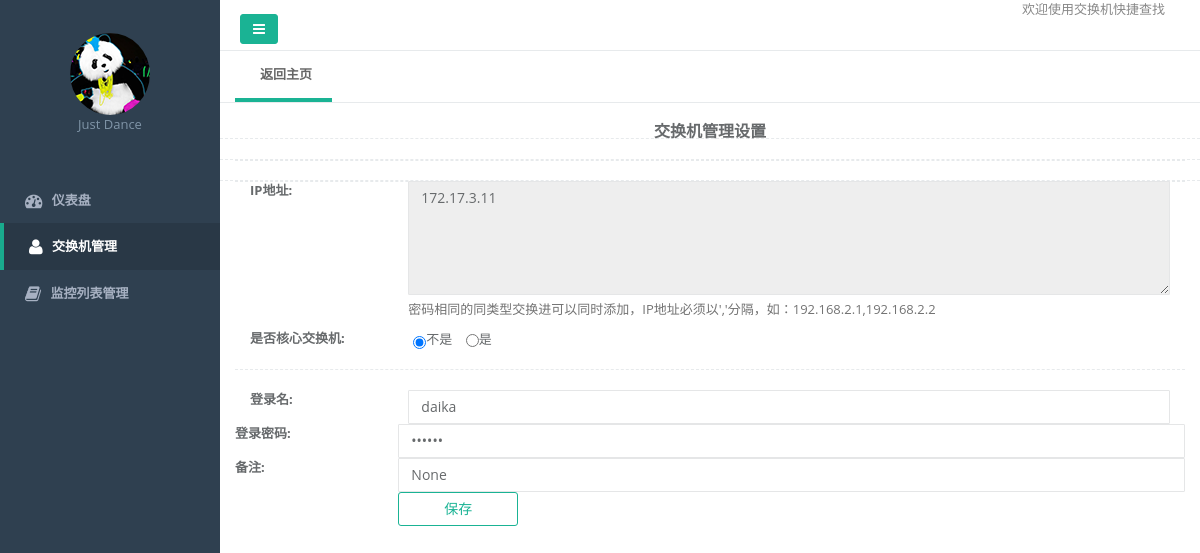
The app's page /switch/set?id=13, older data.
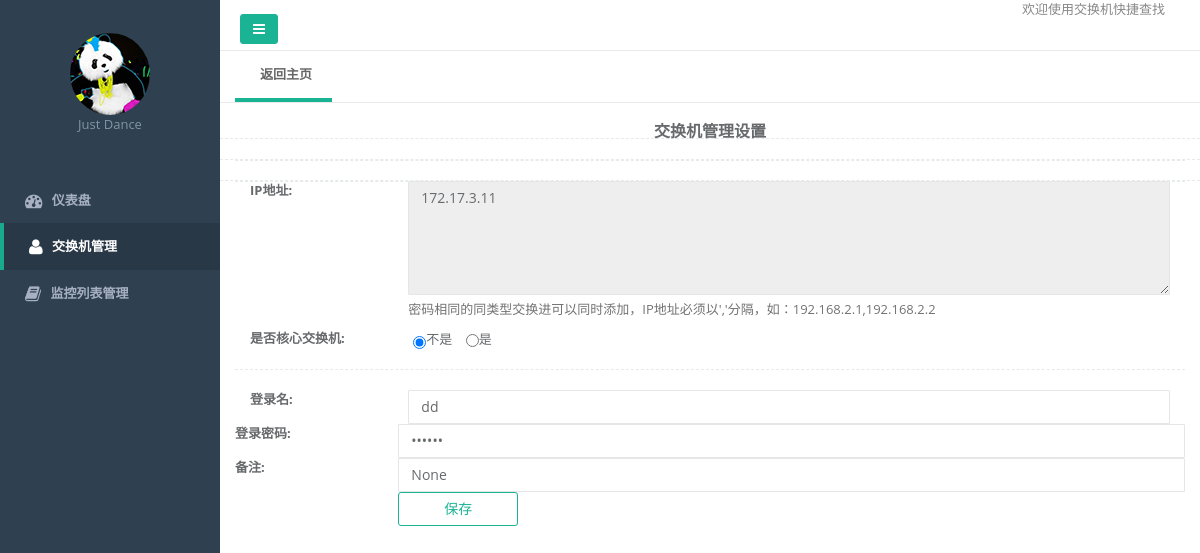
The same page, newer data.
### common/models/Sw.py (models this page shows, shortened)
class Sw(db.Model):
    __tablename__ = 'Sw'
    id = db.Column(db.Integer, primary_key=True)
    ipaddr = db.Column(db.Text)
    user = db.Column(db.Text)
    passwd = db.Column(db.Text)
    iscore = db.Column(db.Integer, default=0)
    status = db.Column(db.Integer, default=0)
    update_time = db.Column(db.Text)
    create_time = db.Column(db.Text)
    note = db.Column(db.Text)

### web/switch/index.py (the view, shortened to what this page needs)
@route_sw.route('/set', methods=['POST', 'GET'])
def set():
    default_pwd = "******"
    if request.method == 'GET':
        resp_date = {}
        req = request.values
        info = None
        swid = int(req.get('id', 0))
        if swid:
            info = Sw.query.filter_by(id=swid).first()
        resp_date['info'] = info
        return ops_render('switch/set.html', resp_date)

### common/Helper.py (called while the page is built)
def ops_render(template, context={}):
    return render_template(template, **context)

### common/UrlManager.py (called while the page is built)
    @staticmethod
    def buildUrl(path):
        return path

    @staticmethod
    def buildStaticUrl(path):
        ver = "%s" % (int(time.time()))
        path = "/static" + path + "?ver=" + ver
        return UrlManager.buildUrl(path)

### web/templates/switch/set.html (shortened to what this page needs)
{% extends "common/layout_main.html" %}
{% block content %}
<div class="row  border-bottom">
    <div class="col-lg-12">
        <div class="tab_title">
            <ul class="nav nav-pills">
                <li class="current">
                    <a href="/sw/">返回主页</a>
                </li>
            </ul>
        </div>
    </div>
</div>
<div class="row m-t  wrap_account_set">
	<div class="col-lg-12">
		<h3 class="text-center">交换机管理设置</h3>
			    <div class="form-group">
				<div class="hr-line-dashed"></div>
				<label class="col-lg-2 control-label">IP地址:</label>
				   <div class="col-lg-10">
					<textarea  name="ipaddr" class="form-control" rows='5' placeholder="请输入管理ip地址~~" {% if info  %}readonly="readonly"{% endif %}>{{ info.ipaddr }}</textarea>
				</div>
                <label class="col-lg-2 control-label"></label>
				   <div class="col-lg-10">
                <span class="help-block">密码相同的同类型交换进可以同时添加，IP地址必须以','分隔，如：192.168.2.1,192.168.2.2</span>
                   </div>
                </div>
			<div class="form-group">
				<label class="col-lg-2 control-label">是否核心交换机:</label>
				<div class="checkbox-inline">
					<input class="radio-inline" type="radio" name="iscore" class="form-control" {% if info.iscore!=1%}checked{%endif%}  value="0">不是</input>
					<input  class="radio-inline"  type="radio" name="iscore" class="form-control"{%  if info.iscore==1%}checked{%endif%}  value="1">是</input>
					</div>
            </div>
			<div class="hr-line-dashed"></div>
			<div class="form-group">
				<label class="col-lg-2 control-label">登录名:</label>
				<div class="col-lg-10">
					<input type="text" name="login_name" class="form-control" autocomplete="off" placeholder="请输入登录名~~" value="{{ info.user }}">
				</div>
			</div>
            </div>
			<div class="hr-line-dashed"></div>
			<div class="form-group">
				<label class="col-lg-2 control-label">登录密码:</label>
				<div class="col-lg-10">
					<input type="password" name="login_pwd" class="form-control" autocomplete="new-password" placeholder="请输入登录密码~~" value="******">
				</div>
			</div>
        <div class="hr-line-dashed"></div>
			<div class="form-group">
				<label class="col-lg-2 control-label">备注:</label>
				<div class="col-lg-10">
					<input type="text" name="note" class="form-control" autocomplete="off" placeholder="请输入备注~~" value="{{ info.note }}">
				</div>
			</div>
			<div class="hr-line-dashed"></div>
			<div class="form-group">
				<div class="col-lg-4 col-lg-offset-2">
   					<button class="btn btn-w-m btn-outline btn-primary save">保存</button>
				</div>
			</div>
	</div>
</div>
{% endblock %}

### web/templates/common/layout_main.html (shortened to what this page needs)
<!DOCTYPE html>
<html>
<head>
    <link href="{{ buildStaticUrl('/bootstrap/bootstrap.min.css') }}" rel="stylesheet">
    <link href="{{ buildStaticUrl('/font-awesome/css/font-awesome.min.css') }}" rel="stylesheet">
    <link href="{{ buildStaticUrl('/css/style.css') }}" rel="stylesheet">
</head>
<body>
<div id="wrapper">
    <nav class="navbar-default navbar-static-side" role="navigation">
        <div class="sidebar-collapse">
            <ul class="nav metismenu" id="side-menu">
                <li class="nav-header">
                    <div class="profile-element text-center">
                        <img alt="image" class="img-circle" src="{{ buildStaticUrl('/images/logo.png') }}"/>
                        <p class="text-muted">Just Dance</p>
                    </div>
                </li>
                <li class="default">
                    <a href="{{ buildUrl('/') }}"><i class="fa fa-dashboard fa-lg"></i>
                        <span class="nav-label">仪表盘</span></a>
                </li>
                <li class="switch">
                    <a href="{{ buildUrl('/switch/') }}"><i class="fa fa-user fa-lg"></i> <span
                            class="nav-label">交换机管理</span></a>
                </li>
                <li class="mon">
                    <a href="{{ buildUrl('/mon/') }}"><i class="fa fa-book fa-lg"></i> <span
                            class="nav-label">监控列表管理</span></a>
                </li>
            </ul>
        </div>
    </nav>
    <div id="page-wrapper" class="gray-bg" style="background-color: #ffffff;">
        <div class="row border-bottom">
            <nav class="navbar navbar-static-top" role="navigation" style="margin-bottom: 0">
                <div class="navbar-header">
                    <a class="navbar-minimalize minimalize-styl-2 btn btn-primary " href="javascript:void(0);"><i class="fa fa-bars"></i> </a>
                </div>
                <ul class="nav navbar-top-links navbar-right">
                    <li>
						<span class="m-r-sm text-muted welcome-message">
                            欢迎使用交换机快捷查找
                        </span>
                    </li>
                </ul>
            </nav>
        </div>
        {% block content %}{% endblock %}
    </div>
</body>
</html>

Row changes from the older to the newer data that the page shows:
changed Sw "None": login_name "daika" → "dd"
